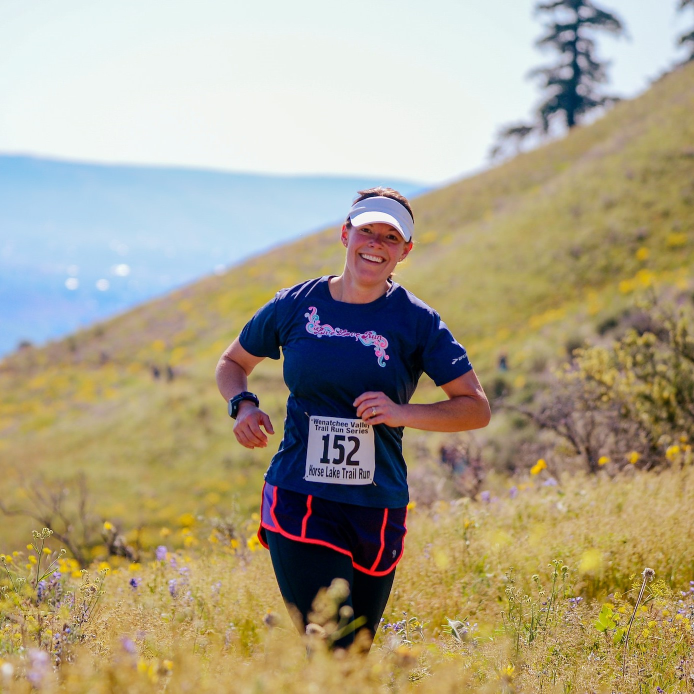
#> input picture 6 Curso de detección y segmentación de objetos con Tensorflow/Detección de Objetos/1 Sliding Window Example/mujer.jpg, 1388 x 1388 px (shown at 1/2 size)
$ python sliding_window.py
#> lines starting #> are read from the running program, lines starting #| are printed output that depends on the picture
import imageio
import cv2
import matplotlib.pyplot as plt
import matplotlib.patches as patches
import numpy as np


def sliding_window(image, step, ws):
    for y in range(0, image.shape[0] - ws[1] + 1, step):
        for x in range(0, image.shape[1] - ws[0] + 1, step):
            yield x, y, image[y:y + ws[1], x:x + ws[0]]


def get_window(window):
    fig, (ax1, ax2) = plt.subplots(1, 2, figsize=(12, 12))
    ax1.imshow(img)
    rect = patches.Rectangle((window[0], window[1]), 200, 200, linewidth=2, edgecolor='g', facecolor='none')
    ax1.add_patch(rect)
    ax1.set_xticks([])
    ax1.set_yticks([])
    ax2.imshow(window[2])
    ax2.set_xticks([])
    ax2.set_yticks([])
    # fig.tight_layout()
    canvas = fig.canvas
    canvas.draw()
    width, height = canvas.get_width_height()
    img_array = np.frombuffer(canvas.tostring_rgb(), dtype='uint8').reshape((height, width, 3))
    img_array = img_array[380:840, 140:1090]
    plt.close()
    return img_array


if __name__ == '__main__':
    img = cv2.imread("mujer.jpg")
#> img is the input picture: shape (1388, 1388, 3); mean B, G, R 136.4, 161.2, 171.1
    img = cv2.cvtColor(img, cv2.COLOR_BGR2RGB)
    img = cv2.resize(img, dsize=(1000, 1000))
#> img: shape (1000, 1000, 3)

    img_gif = []
    for w in sliding_window(img, 200, (200, 200)):
        img_gif.append(get_window(w))
#> this loop made 25 passes
#> pass 1, in get_window, `img_array = np.frombuffer(canvas.tostring_rgb(), dtype='uint8').reshap..`:
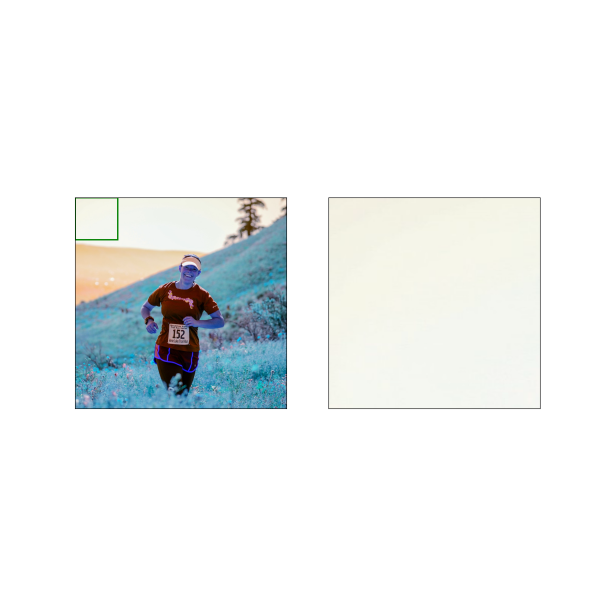
#> img_array: shape (1200, 1200, 3) (shown at 1/2 size); mean of channels 0, 1, 2 241.4, 241.4, 238.2; drawn as B, G, R
#> pass 1, in get_window, `img_array = img_array[380:840, 140:1090]`:
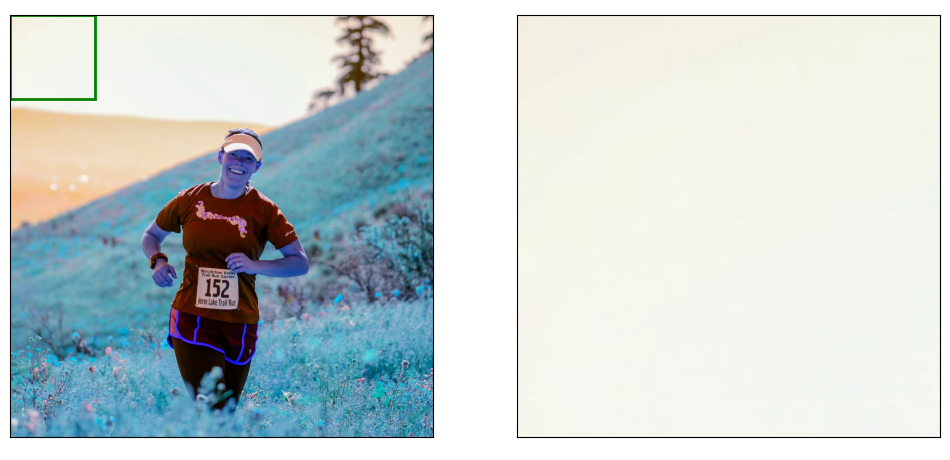
#> img_array: shape (460, 950, 3); mean of channels 0, 1, 2 210.2, 210.2, 199.5; drawn as B, G, R
#> pass 1, in get_window, `plt.close()`:
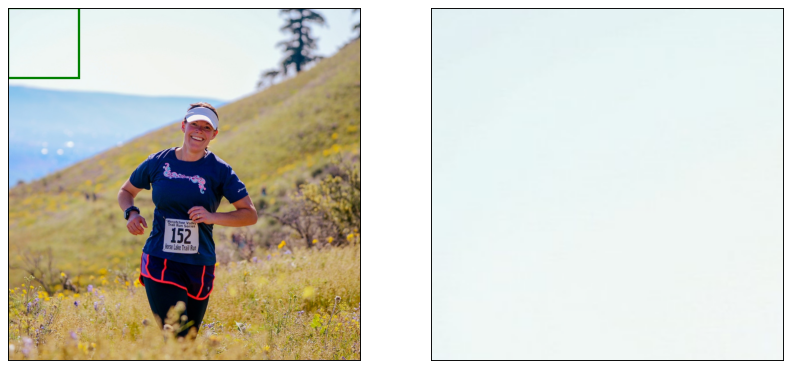
#> figure drawn by matplotlib, 2 panels
#> after the loop, img_gif = 25 items

    imageio.mimwrite('animación.gif', img_gif, 'GIF', duration=0.2)
